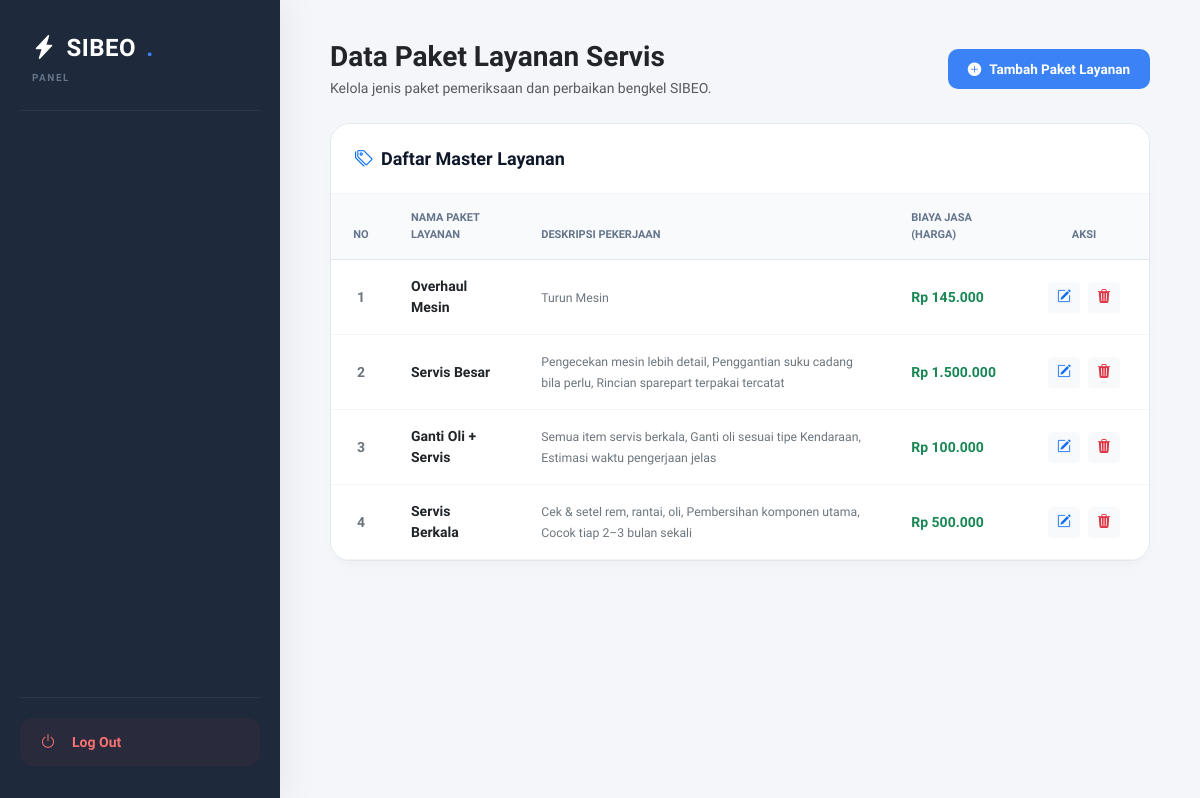
Before: /admin/paket_layanan.php with the older database file.
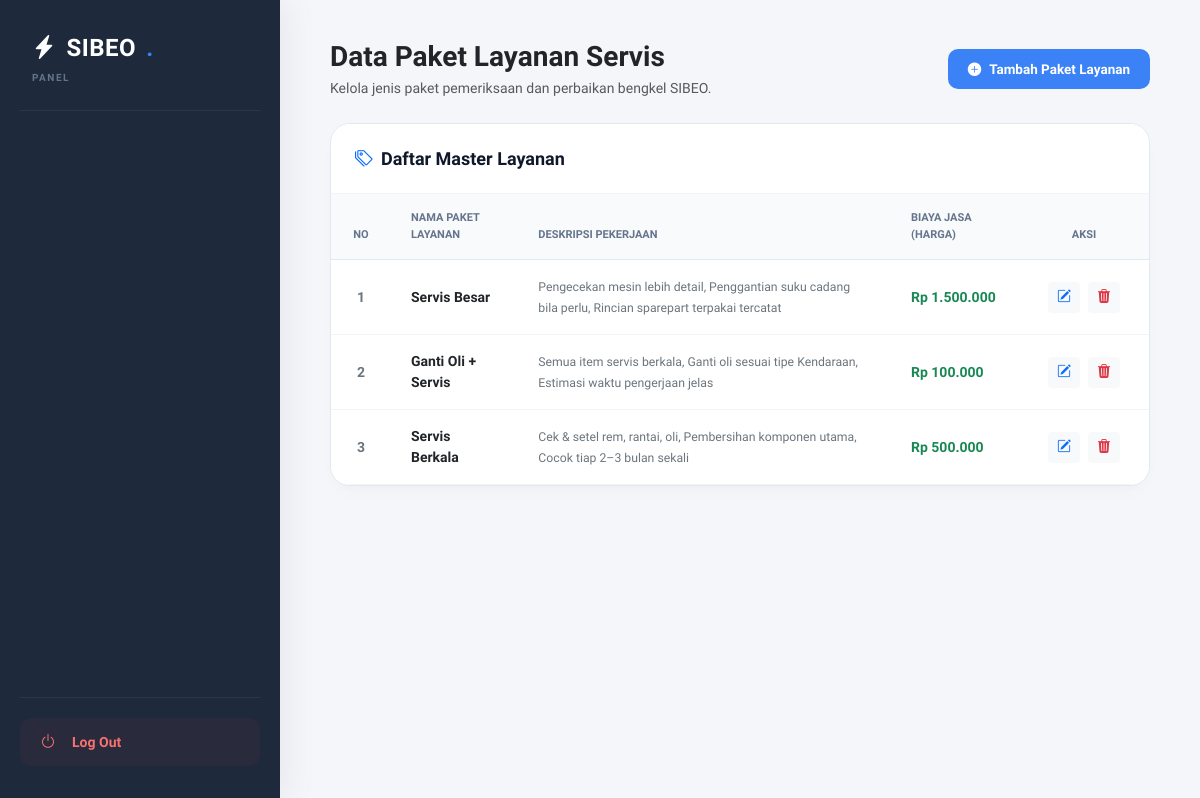
After: the same page with the newer database file.
### tables this page shows
CREATE TABLE `tbl_paket_layanan` (
  `id_paket` int(11) NOT NULL,
  `nama_paket` varchar(100) NOT NULL,
  `deskripsi` text NOT NULL,
  `harga` decimal(12,2) NOT NULL
);

### admin/paket_layanan.php (the view, shortened to what this page needs)
<?php
include "../config/koneksi.php";
function safe_text($value) {
    return htmlspecialchars((string)$value, ENT_QUOTES, 'UTF-8');
}
?>
<!DOCTYPE html>
<html lang="id">
<head>
    <link href="https://cdn.jsdelivr.net/npm/bootstrap@5.3.0/dist/css/bootstrap.min.css" rel="stylesheet">
    <link rel="stylesheet" href="https://cdn.jsdelivr.net/npm/bootstrap-icons@1.11.1/font/bootstrap-icons.css">
</head>
<body>
<div class="layout-wrapper">
    <?php include '../includes/sidebar.php'; ?>
    <div class="main-canvas">
        <div class="d-flex justify-content-between align-items-center mb-4">
            <div>
                <h3 class="fw-bold text-dark m-0">Data Paket Layanan Servis</h3>
                <p class="text-muted small m-0 mt-1">Kelola jenis paket pemeriksaan dan perbaikan bengkel SIBEO.</p>
            </div>
            <button type="button" class="btn btn-premium-primary" data-bs-toggle="modal" data-bs-target="#modalTambah">
                <i class="bi bi-plus-circle-fill"></i>Tambah Paket Layanan
            </button>
        </div>
        <div class="data-card-premium">
            <div class="data-card-header">
                <h5 class="data-card-title"><i class="bi bi-tags text-primary me-2"></i>Daftar Master Layanan</h5>
            </div>
            <div class="table-responsive">
                <table class="table table-hover table-premium align-middle mb-0">
                    <thead>
                        <tr>
                            <th style="width: 60px;" class="text-center">No</th>
                            <th>Nama Paket Layanan</th>
                            <th>Deskripsi Pekerjaan</th>
                            <th>Biaya Jasa (Harga)</th>
                            <th style="width: 130px;" class="text-center">Aksi</th>
                        </tr>
                    </thead>
                    <tbody>
                        <?php
                        $no = 1;
                        $query_layanan = mysqli_query($koneksi, "SELECT * FROM tbl_paket_layanan ORDER BY id_paket DESC");
                        if ($query_layanan && mysqli_num_rows($query_layanan) > 0) {
                            while ($data = mysqli_fetch_assoc($query_layanan)) {
                                ?>
                                <tr>
                                    <td class="text-center text-secondary fw-semibold"><?= $no++; ?></td>
                                    <td><strong class="text-dark"><?= safe_text($data['nama_paket']); ?></strong></td>
                                    <td><span class="text-secondary small fw-medium"><?= safe_text($data['deskripsi']); ?></span></td>
                                    <td><strong class="text-success">Rp <?= number_format($data['harga'], 0, ',', '.'); ?></strong></td>
                                    <td class="text-center">
                                        <div class="d-flex justify-content-center gap-2">
                                            <button type="button"
                                                    class="btn btn-sm btn-light text-primary fw-bold px-2 btn-edit-trigger"
                                                    data-id="<?= $data['id_paket']; ?>"
                                                    data-nama="<?= safe_text($data['nama_paket']); ?>"
                                                    data-deskripsi="<?= safe_text($data['deskripsi']); ?>"
                                                    data-harga="<?= (int)$data['harga']; ?>"
                                                    data-bs-toggle="modal"
                                                    data-bs-target="#modalEdit">
                                                <i class="bi bi-pencil-square"></i>
                                            </button>
                                            <a href="paket_layanan.php?hapus=<?= $data['id_paket']; ?>" class="btn btn-sm btn-light text-danger fw-bold px-2" onclick="return confirm('Hapus paket layanan ini?')">
                                                <i class="bi bi-trash3-fill"></i>
                                            </a>
                                        </div>
                                    </td>
                                </tr>
                                <?php
                            }
                        } else {
                            echo "<tr><td colspan='5' class='text-center text-muted py-5 small'><i class='bi bi-tag d-block fs-2 mb-2 opacity-50'></i>Belum ada data paket layanan di database.</td></tr>";
                        }
                        ?>
                    </tbody>
                </table>
            </div>
        </div>
    </div>
</div>
</body>
</html>

Changed rows visible on the page:
removed tbl_paket_layanan: nama_paket "Overhaul Mesin", deskripsi "Turun Mesin", harga "145.000"
